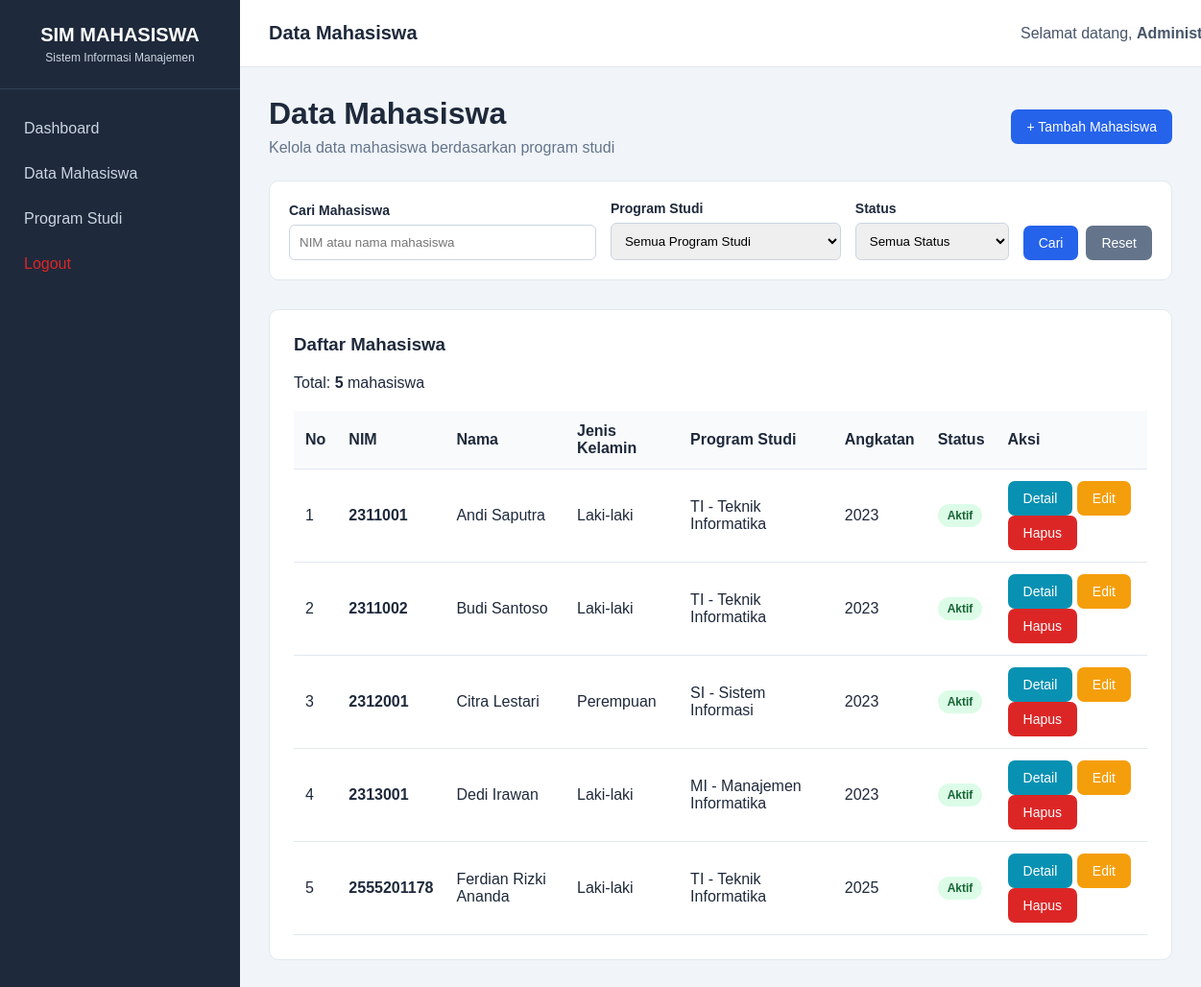
Screenshot of /mahasiswa/index.php (signed in) with the database file from the repository.
### tables this page shows
CREATE TABLE `mahasiswa` (
  `id` int(11) NOT NULL,
  `nim` varchar(30) NOT NULL,
  `nama` varchar(100) NOT NULL,
  `jenis_kelamin` enum('Laki-laki','Perempuan') NOT NULL,
  `tempat_lahir` varchar(50) DEFAULT NULL,
  `tanggal_lahir` date DEFAULT NULL,
  `alamat` text DEFAULT NULL,
  `no_hp` varchar(20) DEFAULT NULL,
  `email` varchar(100) DEFAULT NULL,
  `id_prodi` int(11) NOT NULL,
  `angkatan` year(4) NOT NULL,
  `status` enum('Aktif','Cuti','Lulus','Nonaktif') DEFAULT 'Aktif'
);

CREATE TABLE `prodi` (
  `id` int(11) NOT NULL,
  `kode_prodi` varchar(20) NOT NULL,
  `nama_prodi` varchar(100) NOT NULL,
  `jenjang` varchar(10) NOT NULL,
  `keterangan` text DEFAULT NULL
);

### mahasiswa/index.php (the view, shortened to what this page needs)
<?php
include "../config/koneksi.php";
$judul = "Data Mahasiswa";
$cari = $_GET['cari'] ?? '';
$batas = 10;
$halaman = isset($_GET['halaman'])
    ? (int)$_GET['halaman']
    : 1;
$mulai = ($halaman - 1) * $batas;
$params = [];
$types = "";
$where_sql = "";
$sql_total = "
    SELECT COUNT(*) AS total
    FROM mahasiswa
    $where_sql
";
$stmt_total = mysqli_prepare(
    $koneksi,
    $sql_total
);
mysqli_stmt_execute($stmt_total);
$result_total = mysqli_stmt_get_result($stmt_total);
$data_total = mysqli_fetch_assoc($result_total);
$total_data = $data_total['total'];
$sql = "
    SELECT
        mahasiswa.*,
        prodi.kode_prodi,
        prodi.nama_prodi,
        prodi.jenjang
    FROM mahasiswa
    INNER JOIN prodi
        ON mahasiswa.id_prodi = prodi.id
    $where_sql
    ORDER BY mahasiswa.nama ASC
    LIMIT ?, ?
";
$params_data = $params;
$types_data = $types . "ii";
$params_data[] = $mulai;
$params_data[] = $batas;
$stmt = mysqli_prepare(
    $koneksi,
    $sql
);
mysqli_stmt_bind_param(
    $stmt,
    $types_data,
    ...$params_data
);
mysqli_stmt_execute($stmt);
$query = mysqli_stmt_get_result($stmt);
?>
<?php include "../template/header.php"; ?>
<?php include "../template/sidebar.php"; ?>
<div class="main-content">
    <?php include "../template/navbar.php"; ?>
    <div class="content">
        <div class="page-header">
            <div>
                <h1>Data Mahasiswa</h1>
                <p>
                    Kelola data mahasiswa berdasarkan program studi
                </p>
            </div>
            <a
                href="tambah.php"
                class="btn btn-primary"
            >
                + Tambah Mahasiswa
            </a>
        </div>
        <div class="filter-container">
            <form method="GET">
                <div class="filter-grid">
                    <div>
                        <label>
                            Cari Mahasiswa
                        </label>
                        <input
                            type="text"
                            name="cari"
                            value="<?php echo htmlspecialchars($cari); ?>"
                            placeholder="NIM atau nama mahasiswa"
                        >
                    </div>
                    <div>
                        <label>
                            Program Studi
                        </label>
                        <select name="id_prodi">
                            <option value="">
                                Semua Program Studi
                            </option>
                        </select>
                    </div>
                    <div>
                        <label>
                            Status
                        </label>
                        <select name="status">
                            <option value="">
                                Semua Status
                            </option>
                        </select>
                    </div>
                    <div class="filter-button">
                        <button
                            type="submit"
                            class="btn btn-primary"
                        >
                            Cari
                        </button>
                        <a
                            href="index.php"
                            class="btn btn-secondary"
                        >
                            Reset
                        </a>
                    </div>
                </div>
            </form>
        </div>
        <div class="table-container">
            <div class="table-header">
                <h3>
                    Daftar Mahasiswa
                </h3>
                <p>
                    Total:
                    <strong>
                        <?php echo $total_data; ?>
                    </strong>
                    mahasiswa
                </p>
            </div>
            <div style="overflow-x:auto;">
                <table>
                    <thead>
                        <tr>
                            <th>No</th>
                            <th>NIM</th>
                            <th>Nama</th>
                            <th>Jenis Kelamin</th>
                            <th>Program Studi</th>
                            <th>Angkatan</th>
                            <th>Status</th>
                            <th>Aksi</th>
                        </tr>
                    </thead>
                    <tbody>
                    <?php
                    $no = $mulai + 1;
                    while ($data = mysqli_fetch_assoc($query)) {
                    ?>
                        <tr>
                            <td>
                                <?php echo $no++; ?>
                            </td>
                            <td>
                                <strong>
                                    <?php
                                    echo htmlspecialchars(
                                        $data['nim']
                                    );
                                    ?>
                                </strong>
                            </td>
                            <td>
                                <?php
                                echo htmlspecialchars(
                                    $data['nama']
                                );
                                ?>
                            </td>
                            <td>
                                <?php
                                echo htmlspecialchars(
                                    $data['jenis_kelamin']
                                );
                                ?>
                            </td>
                            <td>
                                <?php
                                echo htmlspecialchars(
                                    $data['kode_prodi']
                                );
                                ?>
                                -
                                <?php
                                echo htmlspecialchars(
                                    $data['nama_prodi']
                                );
                                ?>
                            </td>
                            <td>
                                <?php
                                echo htmlspecialchars(
                                    $data['angkatan']
                                );
                                ?>
                            </td>
                            <td>
                                <span class="status-badge status-<?php echo strtolower($data['status']); ?>">
                                    <?php
                                    echo htmlspecialchars(
                                        $data['status']
                                    );
                                    ?>
                                </span>
                            </td>
                            <td>
                                <a
                                    href="detail.php?id=<?php echo $data['id']; ?>"
                                    class="btn btn-info"
                                >
                                    Detail
                                </a>
                                <a
                                    href="edit.php?id=<?php echo $data['id']; ?>"
                                    class="btn btn-warning"
                                >
                                    Edit
                                </a>
                                <a
                                    href="hapus.php?id=<?php echo $data['id']; ?>"
                                    class="btn btn-danger"
                                    onclick="return confirm('Apakah Anda yakin ingin menghapus mahasiswa ini?')"
                                >
                                    Hapus
                                </a>
                            </td>
                        </tr>
                    <?php } ?>
                    </tbody>
                </table>
            </div>
        </div>
    </div>
</div>
<?php include "../template/footer.php"; ?>

### template/header.php (shortened to what this page needs)
<!DOCTYPE html>
<html lang="id">
<head>
    <link rel="stylesheet" href="../assets/css/style.css">
</head>
<body>
<div class="wrapper">

### template/sidebar.php
<div class="sidebar">
    <div class="sidebar-logo">
        <h2>SIM MAHASISWA</h2>
        <p>Sistem Informasi Manajemen</p>
    </div>
    <ul class="menu">
        <li>
            <a href="../dashboard/index.php">
                Dashboard
            </a>
        </li>
        <li>
            <a href="../mahasiswa/index.php">
                Data Mahasiswa
            </a>
        </li>
        <li>
            <a href="../prodi/index.php">
                Program Studi
            </a>
        </li>
        <li>
            <a href="../auth/logout.php" class="logout">
                Logout
            </a>
        </li>
    </ul>
</div>

### template/navbar.php
<div class="navbar">
    <h3>
        <?php echo $judul; ?>
    </h3>
    <div class="user-info">
        Selamat datang,
        <strong>
            <?php echo $_SESSION['nama']; ?>
        </strong>
    </div>
</div>

### template/footer.php (shortened to what this page needs)
</div>
</body>
</html>

### assets/css/style.css (style rules this page uses)
* { margin: 0; padding: 0; box-sizing: border-box; }
body { font-family: Arial, Helvetica, sans-serif; background-color: #f1f5f9; color: #1e293b; }
.wrapper { display: flex; min-height: 100vh; }
.sidebar { width: 250px; background-color: #1e293b; color: white; position: fixed; left: 0; top: 0; bottom: 0; }
.sidebar-logo { padding: 25px 20px; text-align: center; border-bottom: 1px solid #334155; }
.sidebar-logo h2 { font-size: 20px; }
.sidebar-logo p { font-size: 12px; color: #cbd5e1; margin-top: 5px; }
.menu { list-style: none; padding: 20px 10px; }
.menu li { margin-bottom: 5px; }
.menu li a { display: block; padding: 12px 15px; color: #cbd5e1; text-decoration: none; border-radius: 6px; }
.main-content { margin-left: 250px; width: calc(100% - 250px); }
.navbar { height: 70px; background-color: white; border-bottom: 1px solid #e2e8f0; display: flex; justify-content: space-between; align-items: center; padding: 0 30px; }
.navbar h3 { font-size: 20px; }
.user-info { color: #475569; text-align: center; position: absolute; left: 94%; transform: translateX(-50%); text-align: right; white-space: nowrap; }
.content { padding: 30px; }
.table-container { background-color: white; padding: 25px; margin-top: 30px; border-radius: 10px; border: 1px solid #e2e8f0; }
.table-container h3 { margin-bottom: 20px; }
table { width: 100%; border-collapse: collapse; }
table th, table td { padding: 12px; border-bottom: 1px solid #e2e8f0; text-align: left; }
table th { background-color: #f8fafc; }
.logout { color: #dc2626 !important; }
.page-header { display: flex; justify-content: space-between; align-items: center; margin-bottom: 25px; }
.page-header h1 { margin-bottom: 8px; }
.page-header p { color: #64748b; }
.btn { position: relative; display: inline-flex; align-items: center; justify-content: center; gap: 7px; padding: 10px 16px; border-radius: 7px; border: none; text-decoration: none; cursor: pointer; font-size: 14px; font-family: Arial, sans-serif; font-weight: 500; overflow: hidden; transition: transform 0.2s ease, box-shadow 0.2s ease, background-color 0.2s ease; }
.btn::after { content: ""; position: absolute; width: 0; height: 0; border-radius: 50%; background: rgba(255, 255, 255, 0.35); transform: translate(-50%, -50%); transition: width 0.5s ease, height 0.5s ease; }
.btn-primary { background-color: #2563eb; color: white; }
.btn-warning { background-color: #f59e0b; color: white; }
.btn-danger { background-color: #dc2626; color: white; }
.btn-info { background-color: #0891b2; color: white; }
.btn-secondary { background-color: #64748b; color: white; }
.table-header { margin-bottom: 20px; }
.filter-container { background-color: white; padding: 20px; border-radius: 10px; border: 1px solid #e2e8f0; margin-bottom: 25px; }
.filter-grid { display: grid; grid-template-columns: 2fr 1.5fr 1fr auto; gap: 15px; align-items: end; }
.filter-grid label { display: block; font-weight: bold; margin-bottom: 7px; font-size: 14px; }
.filter-grid input, .filter-grid select { width: 100%; padding: 10px; border: 1px solid #cbd5e1; border-radius: 6px; }
.filter-button { display: flex; gap: 8px; }
.status-badge { display: inline-block; padding: 5px 10px; border-radius: 20px; font-size: 12px; font-weight: bold; }
.status-aktif { background-color: #dcfce7; color: #166534; }

### rows the page displays
mahasiswa: nim "2311001", nama "Andi Saputra", jenis_kelamin "Laki-laki", id_prodi.kode_prodi "TI", id_prodi.nama_prodi "Teknik Informatika", angkatan "2023", status "Aktif"
mahasiswa: nim "2311002", nama "Budi Santoso", jenis_kelamin "Laki-laki", id_prodi.kode_prodi "TI", id_prodi.nama_prodi "Teknik Informatika", angkatan "2023", status "Aktif"
mahasiswa: nim "2312001", nama "Citra Lestari", jenis_kelamin "Perempuan", id_prodi.kode_prodi "SI", id_prodi.nama_prodi "Sistem Informasi", angkatan "2023", status "Aktif"
mahasiswa: nim "2313001", nama "Dedi Irawan", jenis_kelamin "Laki-laki", id_prodi.kode_prodi "MI", id_prodi.nama_prodi "Manajemen Informatika", angkatan "2023", status "Aktif"
mahasiswa: nim "2555201178", nama "Ferdian Rizki Ananda", jenis_kelamin "Laki-laki", id_prodi.kode_prodi "TI", id_prodi.nama_prodi "Teknik Informatika", angkatan "2025", status "Aktif"

### other values shown
$judul "Data Mahasiswa"
$total_data "5"
